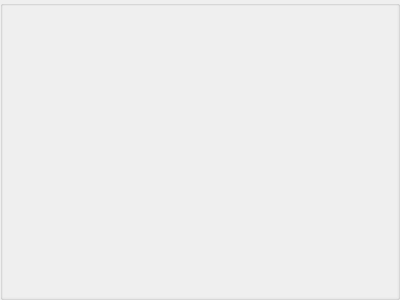
<?xml version="1.0" encoding="UTF-8"?>
<ui version="4.0">
 <class>BsuCellFromBMU</class>
 <widget class="QWidget" name="BsuCellFromBMU">
  <property name="geometry">
   <rect>
    <x>0</x>
    <y>0</y>
    <width>400</width>
    <height>300</height>
   </rect>
  </property>
  <property name="font">
   <font>
    <family>微软雅黑</family>
    <weight>75</weight>
    <bold>true</bold>
   </font>
  </property>
  <property name="windowTitle">
   <string>Form</string>
  </property>
  <layout class="QVBoxLayout" name="verticalLayout">
   <property name="spacing">
    <number>0</number>
   </property>
   <property name="leftMargin">
    <number>0</number>
   </property>
   <property name="topMargin">
    <number>0</number>
   </property>
   <property name="rightMargin">
    <number>0</number>
   </property>
   <property name="bottomMargin">
    <number>0</number>
   </property>
   <item>
    <widget class="QGroupBox" name="groupBox">
     <property name="title">
      <string/>
     </property>
     <layout class="QVBoxLayout" name="verticalLayout_2">
      <property name="leftMargin">
       <number>0</number>
      </property>
      <property name="topMargin">
       <number>0</number>
      </property>
      <property name="rightMargin">
       <number>0</number>
      </property>
      <property name="bottomMargin">
       <number>0</number>
      </property>
      <item>
       <widget class="QScrollArea" name="scrollArea">
        <property name="frameShape">
         <enum>QFrame::NoFrame</enum>
        </property>
        <property name="midLineWidth">
         <number>1</number>
        </property>
        <property name="widgetResizable">
         <bool>true</bool>
        </property>
        <widget class="QWidget" name="scrollAreaWidgetContents">
         <property name="geometry">
          <rect>
           <x>0</x>
           <y>0</y>
           <width>398</width>
           <height>298</height>
          </rect>
         </property>
        </widget>
       </widget>
      </item>
     </layout>
    </widget>
   </item>
  </layout>
 </widget>
 <resources/>
 <connections/>
</ui>
